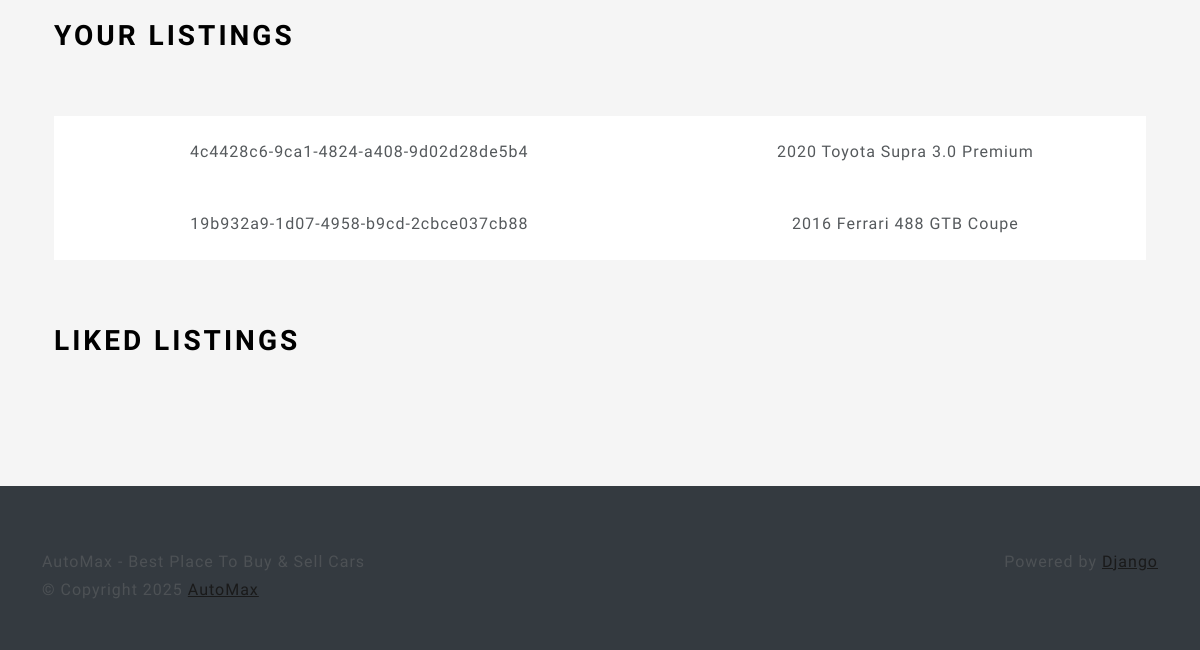
/profile/ (signed in, lower part), run on an earlier commit of the app's database.
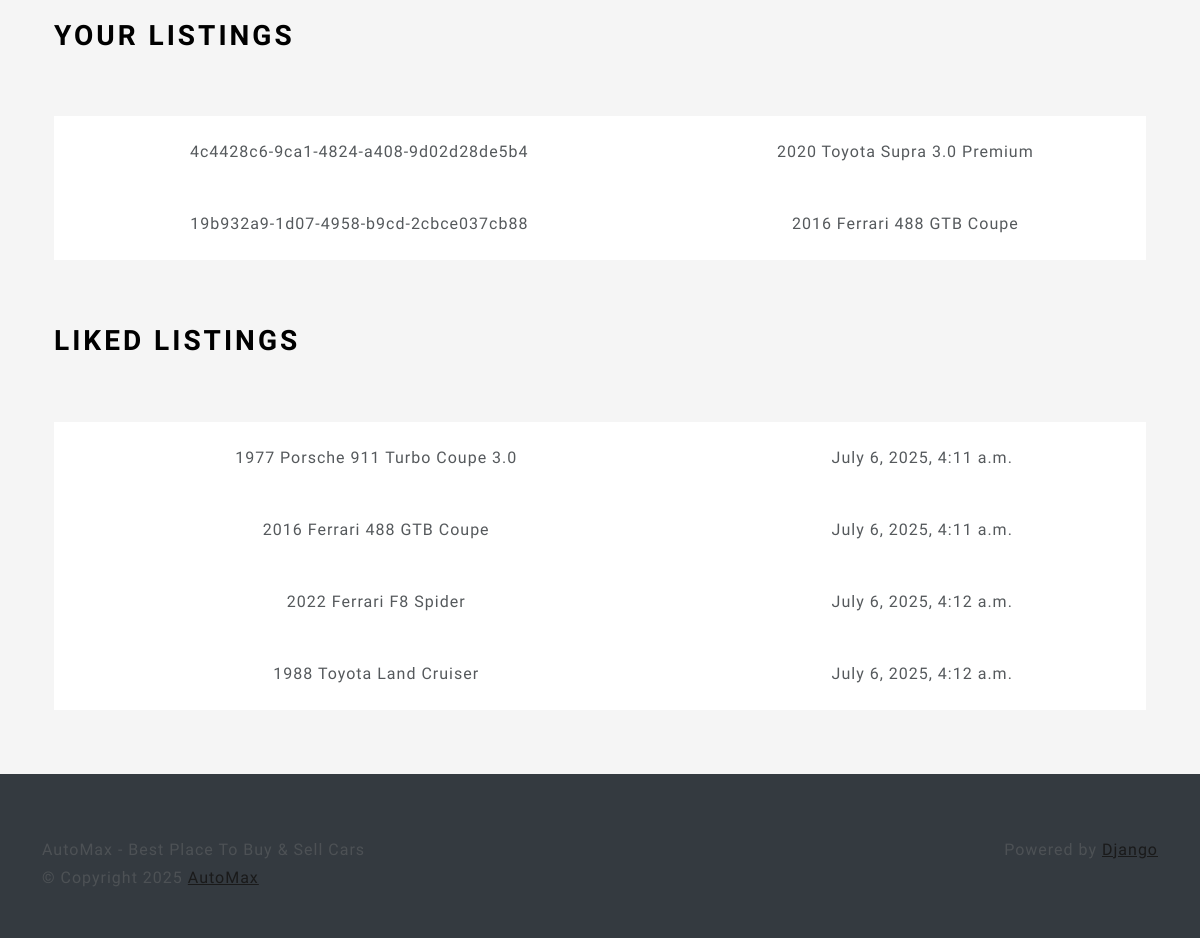
And on a later commit of the database.
### main/models.py (models this page shows, shortened)
class Listing(models.Model):
    id = models.UUIDField(
        primary_key=True, default=uuid.uuid4, unique=True, editable=False)
    created_at = models.DateTimeField(auto_now_add=True)
    updated_at = models.DateTimeField(auto_now=True)
    seller = models.ForeignKey(Profile, on_delete=models.CASCADE)
    brand = models.CharField(max_length=24, choices=CARS_BRANDS, default=None)
    model = models.CharField(max_length=64,)
    vin = models.CharField(max_length=17,)
    mileage = models.IntegerField(default=0)
    color = models.CharField(max_length=24,)
    description = models.TextField()
    engine = models.CharField(max_length=24,)
    transmission = models.CharField(
        max_length=24, choices=TRANSMISSION_OPTIONS, default=None)
    location = models.OneToOneField(
        Location, on_delete=models.SET_NULL, null=True)
    image = models.ImageField(upload_to=user_listing_path)

class LikedListing(models.Model):
    profile = models.ForeignKey(Profile, on_delete=models.CASCADE)
    listing = models.ForeignKey(Listing, on_delete=models.CASCADE)
    like_date = models.DateTimeField(auto_now_add=True)

### users/views.py (the view, shortened to what this page needs)
# urls.py: path('profile/', ProfileView.as_view(), name='profile'),
@method_decorator(login_required, name='dispatch')
class ProfileView(View):
    def get(self, request):
        user_listings = Listing.objects.filter(seller=request.user.profile)
        user_liked_listings = LikedListing.objects.filter(
            profile=request.user.profile).all()
        user_form = UserForm(instance=request.user)
        profile_form = ProfileForm(instance=request.user.profile)
        location_form = LocationForm(instance=request.user.profile.location)
        return render(request, 'views/profile.html', {'user_form': user_form,
                                                      'profile_form': profile_form,
                                                      'location_form': location_form,
                                                      'user_listings': user_listings,
                                                      'user_liked_listings': user_liked_listings, })

### users/templates/views/profile.html (shortened to what this page needs)
{% extends 'base/base.html' %}
{% load static %}
{% load crispy_forms_tags %}
{% block 'body' %}
<div class="container-fluid text-center py-5">
    <div class="container px-4">
        <div class="row g-4 py-5">
            <div class="col d-flex align-items-start">
                <div>
                    <h2 class="mb-3 border-bottom" style="color: black">Your Listings</h2>
                </div>
            </div>
        </div>
        <table class="table table-hover">
            <tbody>
                {% for listing in user_listings %}
                <tr>
                    <td>{{ listing.id }}</td>
                    <td>{{listing.model }}</td>
                </tr>
                {% endfor %}
            </tbody>
        </table>
    </div>
    <div class="container px-4">
        <div class="row g-4 py-5">
            <div class="col d-flex align-items-start">
                <div>
                    <h2 class="mb-3 border-bottom" style="color: black">Liked Listings</h2>
                </div>
            </div>
        </div>
        <table class="table table-hover">
            <tbody>
                {% for liked_listing in user_liked_listings %}
                <tr>
                    <td>{{ liked_listing.listing.model }}</td>
                    <td>{{ liked_listing.like_date }}</td>
                </tr>
                {% endfor %}
            </tbody>
        </table>
    </div>
</div>
{% endblock %}

What changed in the data, as far as the page shows it:
added LikedListing: listing.model "1977 Porsche 911 Turbo Coupe 3.0", like_date "July 6, 2025, 4:11 a.m."
added LikedListing: listing.model "2016 Ferrari 488 GTB Coupe", like_date "July 6, 2025, 4:11 a.m."
added LikedListing: listing.model "2022 Ferrari F8 Spider", like_date "July 6, 2025, 4:12 a.m."
added LikedListing: listing.model "1988 Toyota Land Cruiser", like_date "July 6, 2025, 4:12 a.m."
